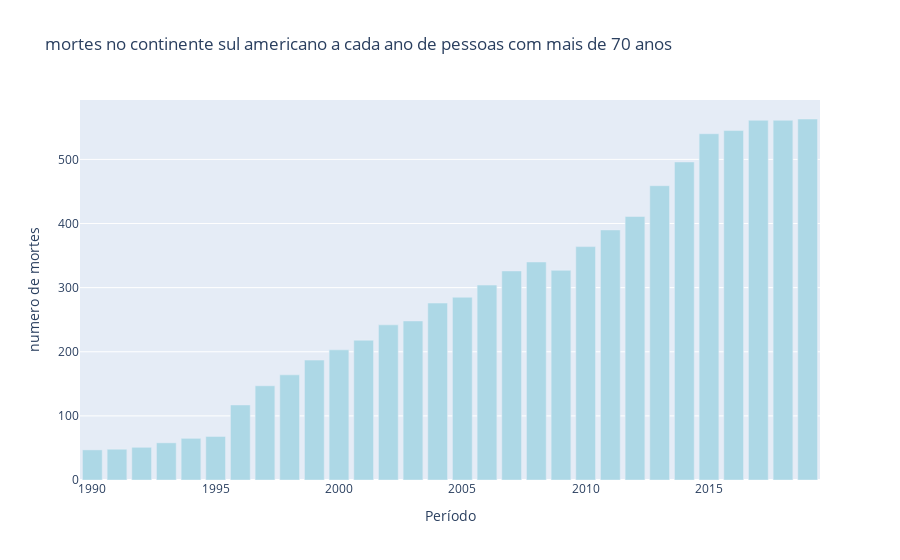

The notebook cell this image was saved under:
### Code cell
data = [go.Bar(x=south_america_df['Year'].values,
               y=soma_por_ano_south_america['Deaths - HIV/AIDS - Sex: Both - Age: 70+ years (Number)'],
               marker = {'color' : 'lightblue'} )]
               

#criando layout
configuracoes_layout = go.Layout(title='mortes no continente sul americano a cada ano de pessoas com mais de 70 anos',
                                 yaxis={'title': 'numero de mortes'},
                                 xaxis={'title': 'Período'})

#objeto figura

fig7 = go.Figure(data=data, layout=configuracoes_layout)

#plotando o grafico
py.iplot(fig7)

### Figure 1 — Plotly figure (JSON) as saved in the notebook; plotly's stock layout.template omitted (floating-point values rounded to 4 significant figures; data arrays with more than 128 entries replaced by an {"elided": "..."} marker saying what was removed)
{"data": [{"marker": {"color": "lightblue"}, "type": "bar", "x": {"elided": "360 int values"}, "y": [47, 48, 51, 58, 65, 68, 117, 147, 164, 187, 203, 218, 242, 248, 276, 285, 304, 326, 340, 327, 364, 390, 411, 459, 496, 540, 545, 561, 561, 563]}], "layout": {"title": {"text": "mortes no continente sul americano a cada ano de pessoas com mais de 70 anos"}, "xaxis": {"title": {"text": "Período"}}, "yaxis": {"title": {"text": "numero de mortes"}}}}
